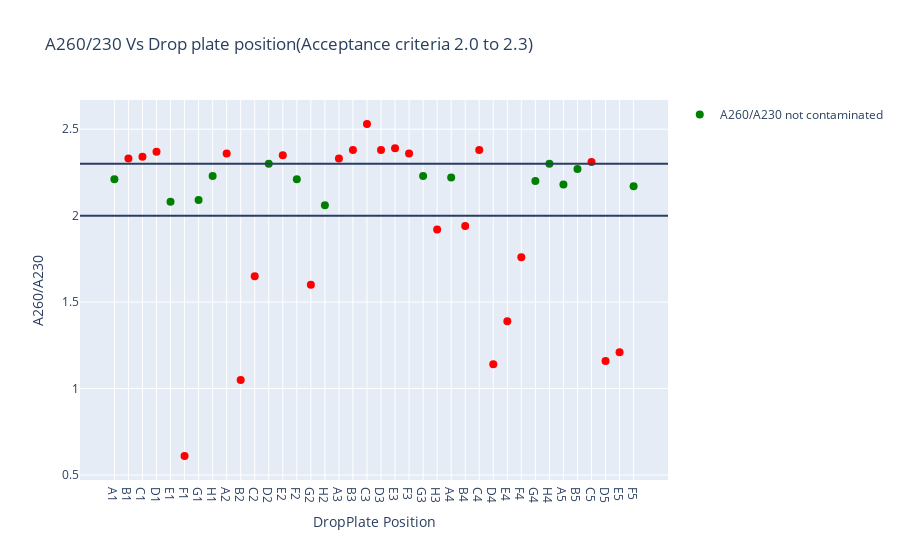

The notebook cell this image was saved under:
### Markdown cell above
### Outliers for 'A260/A230'
Acceptance criteria = 2.0 to 2.3

### Code cell
import plotly.graph_objects as go
import plotly.offline as po
import plotly.express as px

fig = px.scatter(
                df_clean,
                x=df_clean['DropPlate Position'],
                y=df_clean["A260/A230"],
                hover_name = df_clean['Sample name'],
                title="A260/230 Vs Drop plate position(Acceptance criteria 2.0 to 2.3)",
    
                )

#Set colors for contamination
fig.update_traces(mode='markers',
                  
    marker=dict(
        size=8,
       
        color=(
            (df_clean['A260/A230'] > 2.3) |
            (df_clean['A260/A230'] < 2.0)
        ).astype('float'),
        colorscale=[[0, 'green'], [1, 'red']]
    )
)

fig.add_hline(y=2.0)
fig.add_hline(y=2.3)

fig.update_traces(name='A260/A230 not contaminated', showlegend = True)
fig.show()

### Figure 1 — Plotly figure (JSON) as saved in the notebook; plotly's stock layout.template omitted (floating-point values rounded to 4 significant figures)
{"data": [{"hovertemplate": "<b>%{hovertext}</b><br><br>DropPlate Position=%{x}<br>A260/A230=%{y}<extra></extra>", "hovertext": [4015652577, 4015652578, 4015652579, 4015652580, 4015652581, 4015652582, 4015652583, 4015652584, 4015652585, 4015652586, 4015652587, 4015652588, 4015652589, 4015652590, 4015652591, 4015652592, 4015652593, 4015652594, 4015652595, 4015652596, 4015652597, 4015652598, 4015652599, 4015652600, 4015652601, 4015652602, 4015652603, 4015652604, 4015652605, 4015652606, 4015652607, 4015652608, 4015652609, 4015652610, 4015652611, 4015652612, 4015652613, 4015652671], "legendgroup": "", "marker": {"color": [0, 1, 1, 1, 0, 1, 0, 0, 1, 1, 1, 0, 1, 0, 1, 0, 1, 1, 1, 1, 1, 1, 0, 1, 0, 1, 1, 1, 1, 1, 0, 0, 0, 0, 1, 1, 1, 0], "colorscale": [[0, "green"], [1, "red"]], "size": 8, "symbol": "circle"}, "mode": "markers", "name": "A260/A230 not contaminated", "orientation": "v", "showlegend": true, "type": "scatter", "x": ["A1", "B1", "C1", "D1", "E1", "F1", "G1", "H1", "A2", "B2", "C2", "D2", "E2", "F2", "G2", "H2", "A3", "B3", "C3", "D3", "E3", "F3", "G3", "H3", "A4", "B4", "C4", "D4", "E4", "F4", "G4", "H4", "A5", "B5", "C5", "D5", "E5", "F5"], "xaxis": "x", "y": [2.21, 2.33, 2.34, 2.37, 2.08, 0.61, 2.09, 2.23, 2.36, 1.05, 1.65, 2.3, 2.35, 2.21, 1.6, 2.06, 2.33, 2.38, 2.53, 2.38, 2.39, 2.36, 2.23, 1.92, 2.22, 1.94, 2.38, 1.14, 1.39, 1.76, 2.2, 2.3, 2.18, 2.27, 2.31, 1.16, 1.21, 2.17], "yaxis": "y"}], "layout": {"legend": {"tracegroupgap": 0}, "shapes": [{"type": "line", "x0": 0, "x1": 1, "xref": "x domain", "y0": 2, "y1": 2, "yref": "y"}, {"type": "line", "x0": 0, "x1": 1, "xref": "x domain", "y0": 2.3, "y1": 2.3, "yref": "y"}], "title": {"text": "A260/230 Vs Drop plate position(Acceptance criteria 2.0 to 2.3)"}, "xaxis": {"anchor": "y", "domain": [0, 1], "title": {"text": "DropPlate Position"}}, "yaxis": {"anchor": "x", "domain": [0, 1], "title": {"text": "A260/A230"}}}}
